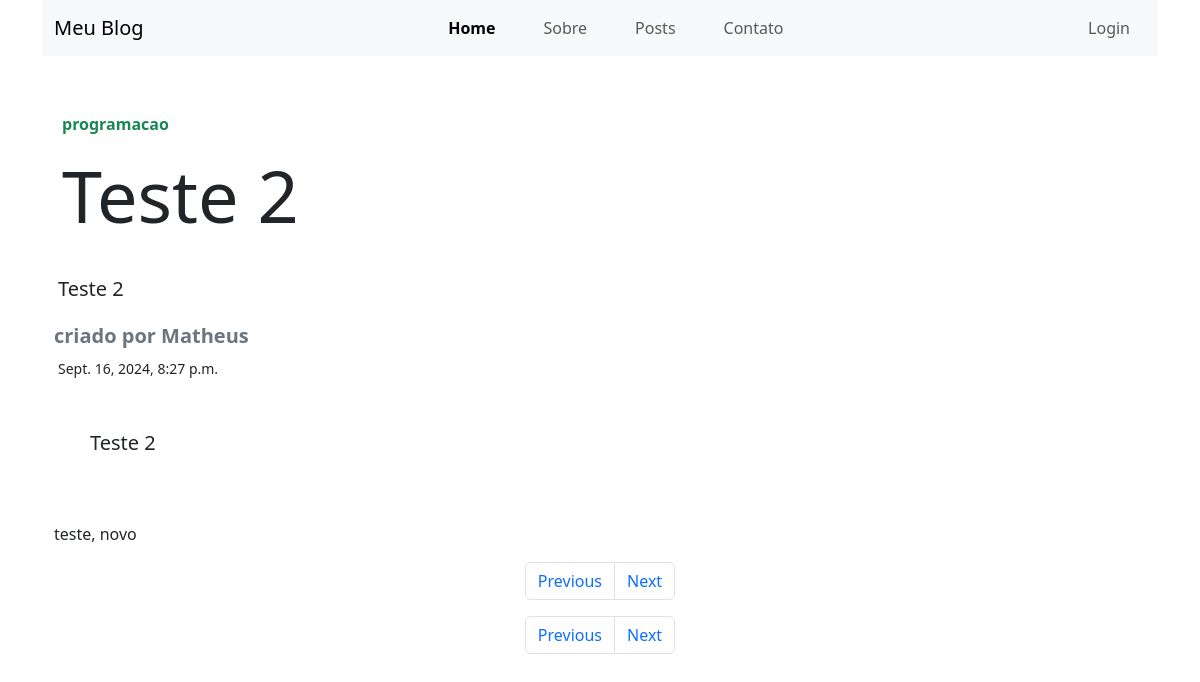
Screenshot of /blog/post/9/ with the database file from the repository.
### blog/models.py (models this page shows, shortened)
class Post(models.Model):
    autor = models.CharField(max_length=50)
    titulo = models.CharField(max_length=150)
    resumo = models.CharField(max_length=250)
    conteudo = models.TextField()
    data = models.DateTimeField()
    categoria = models.ForeignKey(Categoria,on_delete=models.PROTECT, related_name='posts')
    tag = models.ManyToManyField(Tag,related_name='posts', blank=True)

class Categoria(models.Model):
    nome = models.CharField(max_length=20)
    slug = models.SlugField(unique=True)
    def __str__(self):
        return self.nome

class Tag(models.Model):
    nome = models.CharField(max_length=20)
    slug = models.SlugField(unique=True)
    def __str__(self):
        return self.nome

### blog/views.py (the view)
# urls.py: path('post/<int:id>/', views.post, name="post"),
def post(request, id):
    post = get_object_or_404(Post, id=id)
    proximo_post = Post.objects.filter(id__gt=id).order_by('id').first()
    post_anterior = Post.objects.filter(id__lt=id).order_by('-id').last()
    return render(request,'post.html',{'post':post,'proximo_post':proximo_post,'post_anterior':post_anterior})

### blog/Templates/post.html
{% extends 'base.html' %}
{% block content %}
    {% if post %}
    <label class=" rounded text-success m-1 p-1"><strong>{{post.categoria}}</strong></label>
        <h1 class="display-2 text-justify p-2"><strong>{{post.titulo}}</strong></h1>
        <div class="row text-justify mt-4 p-1">
            <p class="lead"><strong>{{post.resumo}}</strong></p>
        </div>
        <label class="text-secondary h5"><strong>criado por {{post.autor}}</strong></label>
        <div class="ps-1"><small>{{post.data}}</small></div>
        <div class="row pe-4 text-justify">
            <div class="col p-5">
                <p class="lead">{{post.conteudo}}</p>
            </div>
        </div>
        <p>
        {%if post.tag.exists %}
            {{post.tag.all|join:', '}}
        {% endif %}
        </p>
    {% endif %}
    <nav aria-label="Paginacao">
        <ul class="pagination justify-content-center">
                {% if post_anterior %}
                    <li class="page-item"><a class="page-link" href="{% url 'post' post_anterior.id %}">Previous</a></li>
                {% endif %}
                {% if proximo_post %}
                    <li class="page-item">
                        <a class="page-link" href="{% url 'post' proximo_post.id %}">Next</a>
                    </li>
                {% endif %}
        </ul>
      </nav>
{% endblock %}

### rows the page displays
Post: categoria "programacao", titulo "Teste 2", resumo "Teste 2", autor "Matheus", data "Sept. 16, 2024, 8:27 p.m.", conteudo "Teste 2", tag.all "teste, novo"
